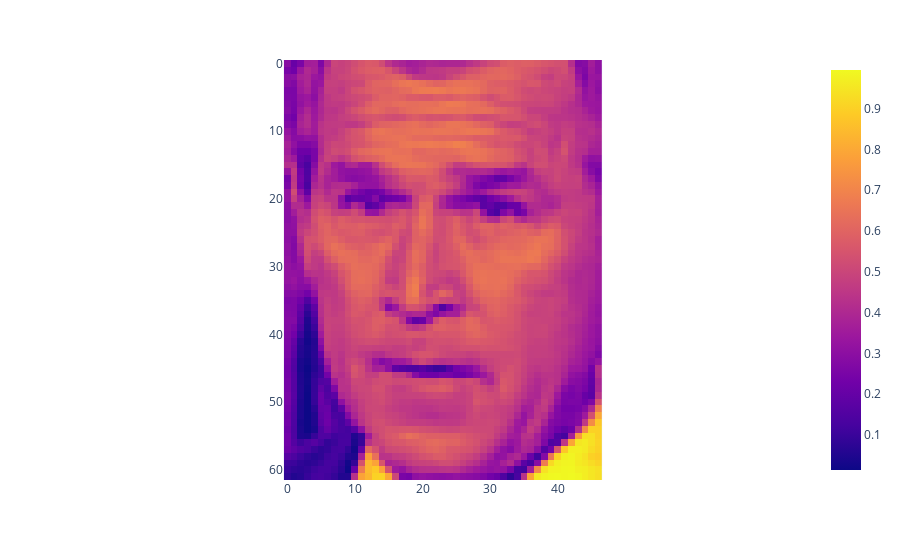

The notebook cell saved with this chart:
### Markdown cell above
4. In plotly express, you will find an ```imshow()``` method which lets you visualize images. Try and visualise an image in your dataset. Try adding the associated label as xlabel.

### Code cell
fig = px.imshow(faces.images[1])
fig.show()

### Figure 1 — Plotly figure (JSON) as saved in the notebook; plotly's stock layout.template omitted (floating-point values rounded to 4 significant figures; data arrays with more than 128 entries replaced by an {"elided": "..."} marker saying what was removed)
{"data": [{"coloraxis": "coloraxis", "hovertemplate": "x: %{x}<br>y: %{y}<br>color: %{z}<extra></extra>", "name": "0", "type": "heatmap", "xaxis": "x", "yaxis": "y", "z": {"elided": "62x47 float values"}}], "layout": {"coloraxis": {"colorscale": [[0, "#0d0887"], [0.1111, "#46039f"], [0.2222, "#7201a8"], [0.3333, "#9c179e"], [0.4444, "#bd3786"], [0.5556, "#d8576b"], [0.6667, "#ed7953"], [0.7778, "#fb9f3a"], [0.8889, "#fdca26"], [1, "#f0f921"]]}, "margin": {"t": 60}, "xaxis": {"anchor": "y", "constrain": "domain", "domain": [0, 1], "scaleanchor": "y"}, "yaxis": {"anchor": "x", "autorange": "reversed", "constrain": "domain", "domain": [0, 1]}}}
